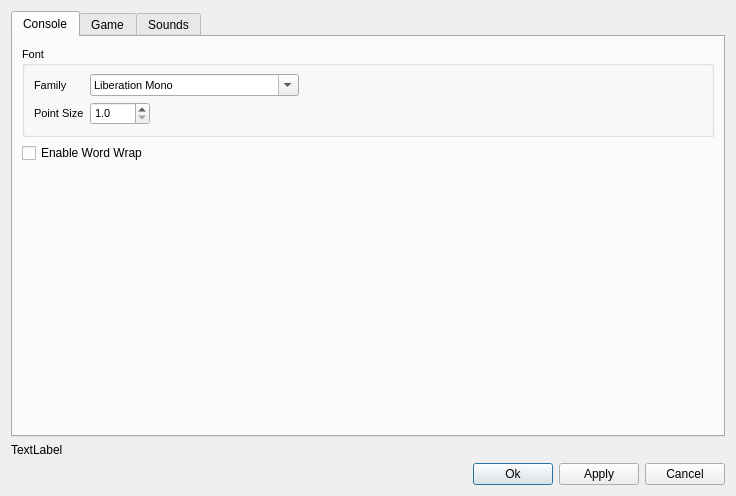
<?xml version="1.0" encoding="UTF-8"?>
<ui version="4.0">
 <class>PreferencesDialog</class>
 <widget class="QDialog" name="PreferencesDialog">
  <property name="geometry">
   <rect>
    <x>0</x>
    <y>0</y>
    <width>736</width>
    <height>496</height>
   </rect>
  </property>
  <property name="windowTitle">
   <string>Preferences</string>
  </property>
  <layout class="QVBoxLayout" name="verticalLayout">
   <item>
    <widget class="QTabWidget" name="tabWidget">
     <property name="currentIndex">
      <number>0</number>
     </property>
     <widget class="QWidget" name="tab_console">
      <attribute name="title">
       <string>Console</string>
      </attribute>
      <layout class="QVBoxLayout" name="verticalLayout_5">
       <item>
        <widget class="QGroupBox" name="groupBox">
         <property name="font">
          <font>
           <pointsize>8</pointsize>
           <italic>false</italic>
          </font>
         </property>
         <property name="title">
          <string>Font</string>
         </property>
         <property name="alignment">
          <set>Qt::AlignLeading|Qt::AlignLeft|Qt::AlignVCenter</set>
         </property>
         <property name="flat">
          <bool>false</bool>
         </property>
         <layout class="QVBoxLayout" name="verticalLayout_4">
          <item>
           <layout class="QFormLayout" name="formLayout">
            <property name="fieldGrowthPolicy">
             <enum>QFormLayout::FieldsStayAtSizeHint</enum>
            </property>
            <item row="0" column="0">
             <widget class="QLabel" name="label_3">
              <property name="text">
               <string>Family</string>
              </property>
             </widget>
            </item>
            <item row="0" column="1">
             <widget class="QFontComboBox" name="fontComboBox_console">
              <property name="currentFont">
               <font>
                <family>Consolas</family>
               </font>
              </property>
             </widget>
            </item>
            <item row="1" column="0">
             <widget class="QLabel" name="label_4">
              <property name="text">
               <string>Point Size</string>
              </property>
             </widget>
            </item>
            <item row="1" column="1">
             <widget class="QDoubleSpinBox" name="doubleSpinBox_pointsize">
              <property name="minimumSize">
               <size>
                <width>60</width>
                <height>0</height>
               </size>
              </property>
              <property name="decimals">
               <number>1</number>
              </property>
              <property name="minimum">
               <double>1.000000000000000</double>
              </property>
              <property name="maximum">
               <double>400.000000000000000</double>
              </property>
             </widget>
            </item>
           </layout>
          </item>
         </layout>
        </widget>
       </item>
       <item>
        <widget class="QCheckBox" name="checkBox_wordwrap">
         <property name="text">
          <string>Enable Word Wrap</string>
         </property>
        </widget>
       </item>
       <item>
        <spacer name="verticalSpacer_3">
         <property name="orientation">
          <enum>Qt::Vertical</enum>
         </property>
         <property name="sizeHint" stdset="0">
          <size>
           <width>20</width>
           <height>40</height>
          </size>
         </property>
        </spacer>
       </item>
      </layout>
     </widget>
     <widget class="QWidget" name="tab_2">
      <attribute name="title">
       <string>Game</string>
      </attribute>
      <layout class="QVBoxLayout" name="verticalLayout_2">
       <item>
        <widget class="QLabel" name="label">
         <property name="font">
          <font>
           <family>Corbel Light</family>
           <pointsize>44</pointsize>
           <italic>true</italic>
          </font>
         </property>
         <property name="text">
          <string>TODO</string>
         </property>
         <property name="alignment">
          <set>Qt::AlignCenter</set>
         </property>
        </widget>
       </item>
       <item>
        <spacer name="verticalSpacer">
         <property name="orientation">
          <enum>Qt::Vertical</enum>
         </property>
         <property name="sizeHint" stdset="0">
          <size>
           <width>20</width>
           <height>322</height>
          </size>
         </property>
        </spacer>
       </item>
      </layout>
     </widget>
     <widget class="QWidget" name="tab">
      <attribute name="title">
       <string>Sounds</string>
      </attribute>
      <layout class="QVBoxLayout" name="verticalLayout_3">
       <item>
        <widget class="QLabel" name="label_2">
         <property name="font">
          <font>
           <family>Corbel Light</family>
           <pointsize>44</pointsize>
           <italic>true</italic>
          </font>
         </property>
         <property name="text">
          <string>TODO</string>
         </property>
         <property name="alignment">
          <set>Qt::AlignCenter</set>
         </property>
        </widget>
       </item>
       <item>
        <spacer name="verticalSpacer_2">
         <property name="orientation">
          <enum>Qt::Vertical</enum>
         </property>
         <property name="sizeHint" stdset="0">
          <size>
           <width>20</width>
           <height>322</height>
          </size>
         </property>
        </spacer>
       </item>
      </layout>
     </widget>
    </widget>
   </item>
   <item>
    <widget class="QLabel" name="label_prefslocation">
     <property name="text">
      <string>TextLabel</string>
     </property>
     <property name="wordWrap">
      <bool>true</bool>
     </property>
    </widget>
   </item>
   <item>
    <layout class="QHBoxLayout" name="horizontalLayout">
     <item>
      <spacer name="horizontalSpacer">
       <property name="orientation">
        <enum>Qt::Horizontal</enum>
       </property>
       <property name="sizeHint" stdset="0">
        <size>
         <width>40</width>
         <height>20</height>
        </size>
       </property>
      </spacer>
     </item>
     <item>
      <widget class="QPushButton" name="pushButton_ok">
       <property name="text">
        <string>Ok</string>
       </property>
      </widget>
     </item>
     <item>
      <widget class="QPushButton" name="pushButton_apply">
       <property name="text">
        <string>Apply</string>
       </property>
      </widget>
     </item>
     <item>
      <widget class="QPushButton" name="pushButton_cancel">
       <property name="text">
        <string>Cancel</string>
       </property>
      </widget>
     </item>
    </layout>
   </item>
  </layout>
 </widget>
 <resources/>
 <connections/>
</ui>
